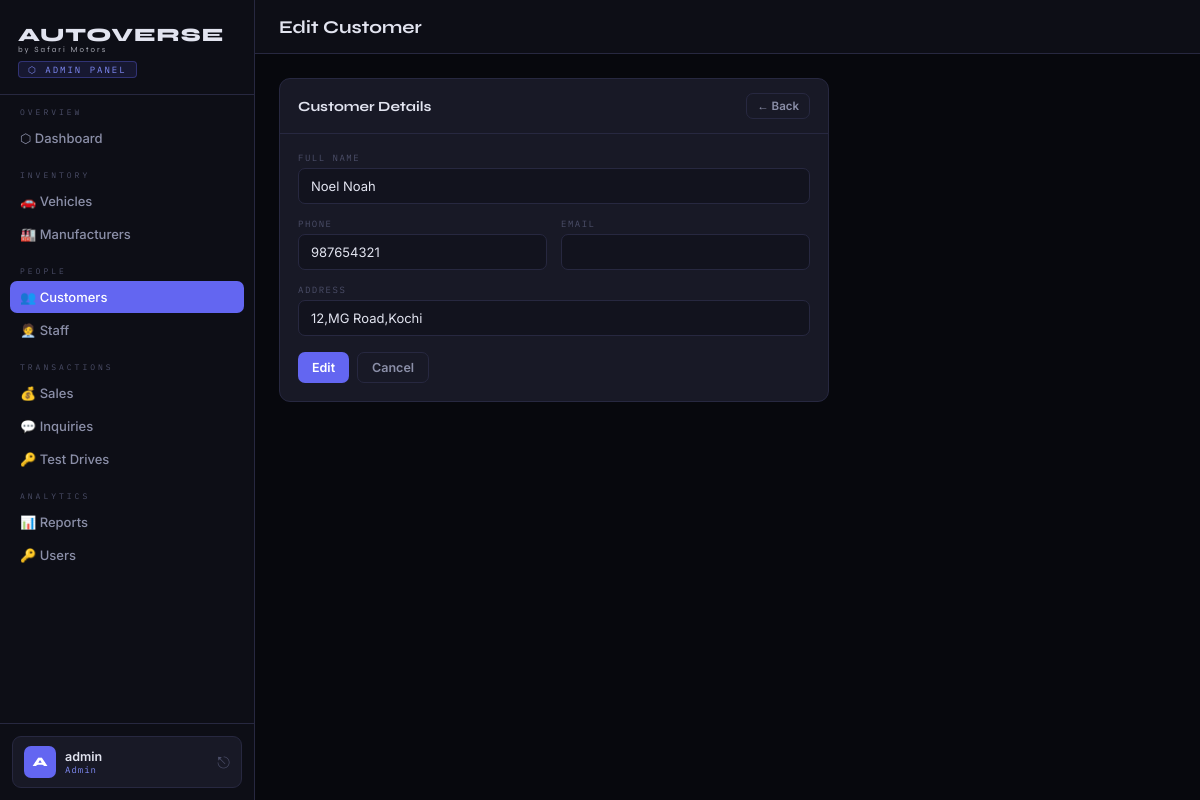
The page /admin/customers/edit/3 (signed in) on the database its author committed.
### tables this page shows
CREATE TABLE Customer (
            customer_id INTEGER PRIMARY KEY AUTOINCREMENT,
            name TEXT NOT NULL,
            phone TEXT,
            email TEXT,
            address TEXT,
            user_id INTEGER,
            FOREIGN KEY (user_id) REFERENCES Users(user_id) ON DELETE SET NULL
        );

### app.py (the view)
@app.route('/admin/customers/edit/<int:id>', methods=['GET','POST'])
@login_required
@role_required('admin')
def admin_edit_customer(id):
    db = get_db()
    cust = db.execute("SELECT * FROM Customer WHERE customer_id=?", (id,)).fetchone()
    if request.method == 'POST':
        db.execute("UPDATE Customer SET name=?,phone=?,email=?,address=? WHERE customer_id=?",
                   (request.form['name'],request.form.get('phone',''),request.form.get('email',''),request.form.get('address',''),id))
        db.commit(); db.close(); flash('Updated.', 'success')
        return redirect(url_for('admin_customers'))
    db.close()
    return render_template('admin/customer_form.html', customer=cust, action='Edit')

### app.py (called while the page is built)
def login_required(f):
    @wraps(f)
    def decorated(*args, **kwargs):
        if 'user_id' not in session:
            flash('Please log in to continue.', 'warning')
            return redirect(url_for('login'))
        return f(*args, **kwargs)
    return decorated

def role_required(*roles):
    def decorator(f):
        @wraps(f)
        def decorated(*args, **kwargs):
            if session.get('role') not in roles:
                flash('Access denied.', 'danger')
                return redirect(url_for('dashboard'))
            return f(*args, **kwargs)
        return decorated
    return decorator

### database.py (called while the page is built)
def get_db():
    conn = sqlite3.connect(DB_PATH)
    conn.row_factory = sqlite3.Row
    conn.execute("PRAGMA foreign_keys = ON")
    return conn

### templates/admin/customer_form.html
{% extends 'admin/base.html' %}
{% block page_title %}{{ action }} Customer{% endblock %}
{% block content %}
<div style="max-width:550px;"><div class="card"><div class="card-hdr"><span class="card-title">Customer Details</span><a href="{{ url_for('admin_customers') }}" class="btn btn-ghost btn-sm">← Back</a></div>
<div class="card-body"><form method="POST"><div class="fg">
<div class="fgrp fg-full"><label>Full Name</label><input name="name" value="{{ customer.name if customer else '' }}" required></div>
<div class="fgrp"><label>Phone</label><input name="phone" value="{{ customer.phone if customer else '' }}"></div>
<div class="fgrp"><label>Email</label><input name="email" type="email" value="{{ customer.email if customer else '' }}"></div>
<div class="fgrp fg-full"><label>Address</label><input name="address" value="{{ customer.address if customer else '' }}"></div>
</div><div style="margin-top:16px;display:flex;gap:8px;"><button class="btn btn-primary">{{ action }}</button><a href="{{ url_for('admin_customers') }}" class="btn btn-ghost">Cancel</a></div>
</form></div></div></div>
{% endblock %}

### templates/admin/base.html (style rules this page uses)
:root { --bg:#07080d;--bg2:#0d0e16;--bg3:#12131e;--surface:#181926;--s2:#1e2030;--border:#272840;--accent:#6366f1;--a2:#818cf8;--red:#f43f5e;--gold:#f59e0b;--green:#10b981;--blue:#38bdf8;--text:#e2e4f0;--t2:#8b8fa8;--t3:#4b4e68;--sw:255px; }
* { margin:0;padding:0;box-sizing:border-box; }
body { font-family:'Inter',sans-serif;background:var(--bg);color:var(--text);min-height:100vh;display:flex; }
.card { background:var(--surface);border:1px solid var(--border);border-radius:11px;overflow:hidden; }
.card-hdr { padding:14px 18px;border-bottom:1px solid var(--border);display:flex;align-items:center;justify-content:space-between;gap:10px; }
.card-title { font-family:'Syne',sans-serif;font-size:14px;font-weight:700; }
.card-body { padding:18px; }
.btn { display:inline-flex;align-items:center;gap:5px;padding:7px 14px;border-radius:7px;border:none;cursor:pointer;font-family:'Inter',sans-serif;font-size:12.5px;font-weight:600;transition:all 0.15s;text-decoration:none;white-space:nowrap; }
.btn-primary { background:var(--accent);color:#fff; }
.btn-ghost { background:transparent;color:var(--t2);border:1px solid var(--border); }
.btn-sm { padding:5px 10px;font-size:11.5px; }
.fg { display:grid;grid-template-columns:repeat(auto-fit,minmax(220px,1fr));gap:14px; }
.fg-full { grid-column:1/-1; }
.fgrp { display:flex;flex-direction:column;gap:5px; }
label { font-size:9px;letter-spacing:1.5px;text-transform:uppercase;color:var(--t3);font-family:'IBM Plex Mono',monospace; }
input,select,textarea { background:var(--bg3);border:1px solid var(--border);border-radius:7px;color:var(--text);padding:9px 12px;font-size:13px;font-family:'Inter',sans-serif;transition:border-color 0.2s;outline:none;width:100%; }

### rows shown on the page
Customer: name "Noel Noah", phone "987654321", address "12,MG Road,Kochi"

### other values the page prints
{{ session.username[0].upper() }} "A"
{{ session.username }} "admin"
{{ action }} "Edit"
